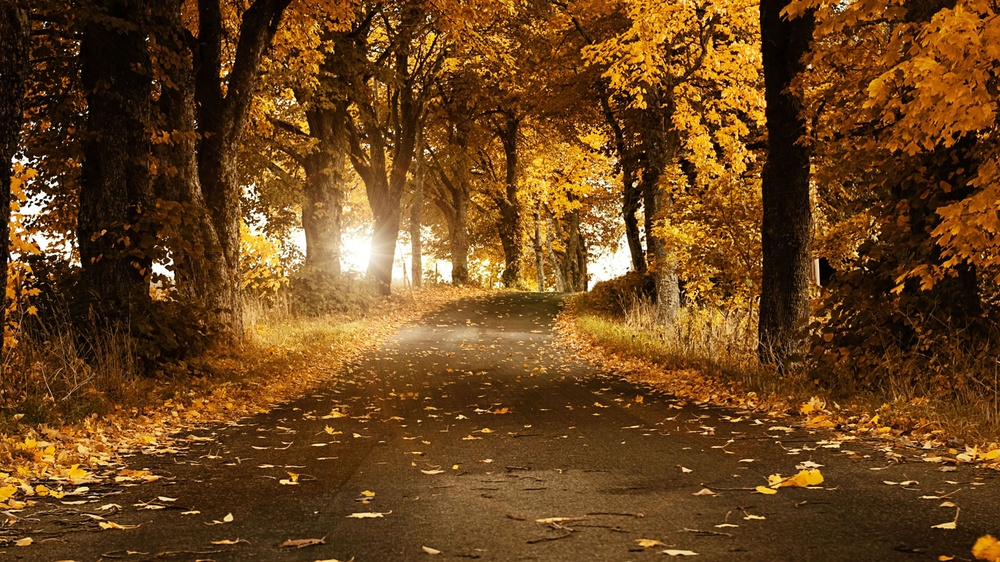
#> input picture 063. [pillow] Access pixel/sample_image.jpg, 1000 x 562 px, shrunk from 1920 x 1080 before the run
$ python main.py
#> lines starting #> are read from the running program, lines starting #| are printed output that depends on the picture
from PIL import Image
from math import sqrt

img = Image.open('sample_image.jpg')
#> img is the input picture: PIL image 1000x562 RGB; mean R, G, B 106.3, 68.2, 26.9

width, height = img.size
#> width = 1000; height = 562


def show_pixels():
    # 1. for loop and getpixel()
    for i in range(int(sqrt(width))):
        for j in range(int(sqrt(height))):
            # for loop가 너무 길어지기 때문에 제곱근을 취함
            # 좌측 상단부터 sqrt(width) x sqrt(height) 만큼의 픽셀이 출력됨
            print(img.getpixel((i, j)))
#> this loop made 31 passes
#> (printed output is left out)
            # 튜플로 들어가는 걸 주의

    # 2. load()
    pixels = img.load()
    print(pixels[3, 40])
    # 튜플로 인덱싱하는 신기한 방식이다
    # 로딩된 픽셀 맵은 리스트로 캐스팅 불가

    # 3. getdata()
    print(list(img.getdata()))
    # getdata()는 iterable해서 리스트로 캐스팅 가능
    # 성능 문제가 발생할 수도 있겠다

    # 2번의 load()가 가장 좋은 것 같다

show_pixels()


def set_pixels(rgb):
#> called with rgb = (30, 30, 80)
    pixels = img.load()
    for i in range(width):
        for j in range(int(height / 2)):
            pixels[i, j] = rgb
            # 픽셀 맵에 튜플 형태로 값을 던져주면 알아서 세팅된다

set_pixels((30, 30, 80))
img.show()
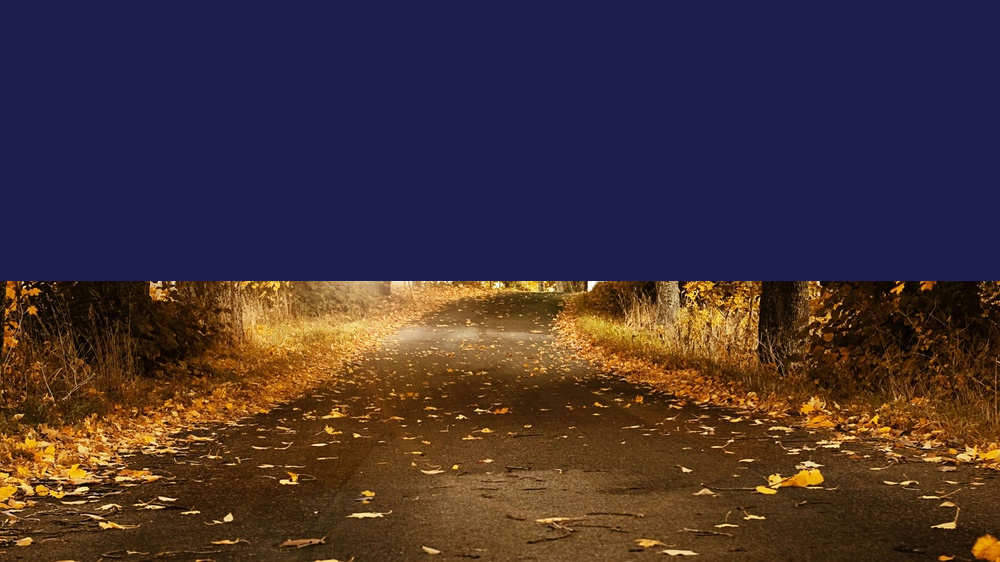
#> shown: PIL image 1000x562 RGB; mean R, G, B 68, 49.4, 54
